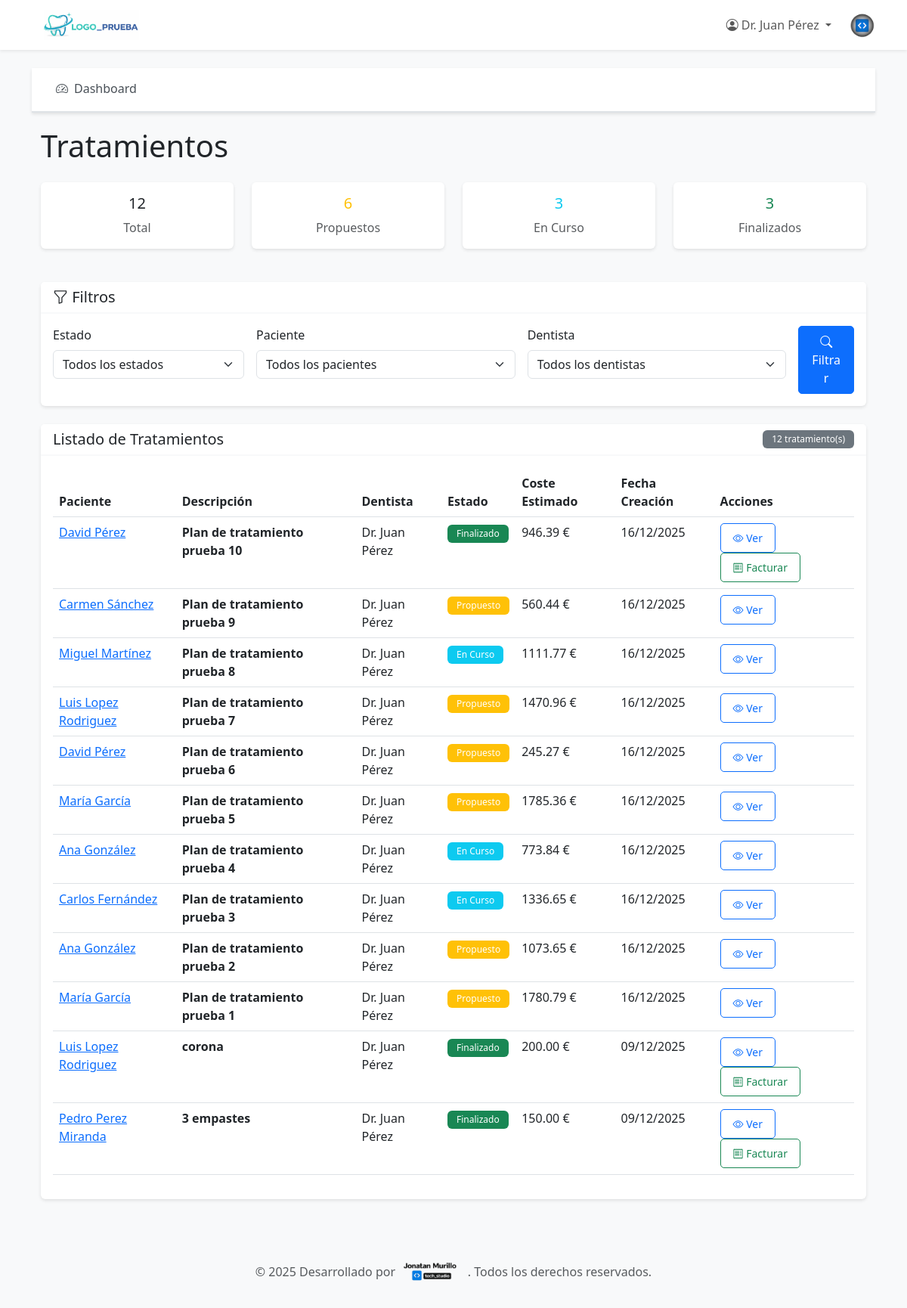
Page /panel/tratamientos (signed in) on the committed database.
### app/models.py (models this page shows, shortened)
class User(UserMixin, db.Model):
    __tablename__ = 'users'
    id = db.Column(db.Integer, primary_key=True)
    nombre = db.Column(db.String(100), nullable=False)
    email = db.Column(db.String(120), unique=True, nullable=False, index=True)
    password_hash = db.Column(db.String(255), nullable=False)
    rol = db.Column(db.String(50), nullable=False)  # admin, recepcionista, dentista, auxiliar, comercial
    activo = db.Column(db.Boolean, default=True, nullable=False)
    fecha_creacion = db.Column(db.DateTime, default=datetime.utcnow)
    appointments_as_dentist = db.relationship('Appointment', foreign_keys='Appointment.dentist_id', backref='dentist', lazy='dynamic')
    treatment_plans = db.relationship('TreatmentPlan', backref='dentist_user', lazy='dynamic')
    def is_admin(self):
        return self.rol == 'admin'
    def is_dentist(self):
        return self.rol == 'dentist'
    def is_recepcionista(self):
        return self.rol == 'recepcionista'

class TreatmentPlan(db.Model):
    __tablename__ = 'treatment_plans'
    id = db.Column(db.Integer, primary_key=True)
    patient_id = db.Column(db.Integer, db.ForeignKey('patients.id'), nullable=False, index=True)
    dentist_id = db.Column(db.Integer, db.ForeignKey('users.id'), nullable=False, index=True)
    fecha_creacion = db.Column(db.DateTime, default=datetime.utcnow, nullable=False)
    descripcion_general = db.Column(db.Text)
    estado = db.Column(db.String(50), default='propuesto', nullable=False)  # propuesto, en_curso, finalizado, cancelado
    coste_estimado = db.Column(db.Numeric(10, 2), default=0)
    treatment_items = db.relationship('TreatmentItem', backref='treatment_plan', lazy='dynamic', cascade='all, delete-orphan')

class Patient(db.Model):
    __tablename__ = 'patients'
    id = db.Column(db.Integer, primary_key=True)
    nombre = db.Column(db.String(100), nullable=False)
    apellidos = db.Column(db.String(100), nullable=False)
    email = db.Column(db.String(120), unique=True, nullable=False, index=True)
    telefono = db.Column(db.String(20))
    fecha_nacimiento = db.Column(db.Date)
    direccion = db.Column(db.Text)
    dni = db.Column(db.String(20), unique=True, index=True)
    fecha_alta = db.Column(db.DateTime, default=datetime.utcnow, nullable=False)
    notas_generales = db.Column(db.Text)
    password_hash = db.Column(db.String(255))  # Para login de pacientes
    activo = db.Column(db.Boolean, default=True, nullable=False)
    appointments = db.relationship('Appointment', backref='patient', lazy='dynamic', cascade='all, delete-orphan')
    clinical_records = db.relationship('ClinicalRecord', backref='patient', lazy='dynamic', cascade='all, delete-orphan')
    odontograms = db.relationship('Odontogram', backref='patient', lazy='dynamic', cascade='all, delete-orphan')
    treatment_plans = db.relationship('TreatmentPlan', backref='patient', lazy='dynamic', cascade='all, delete-orphan')
    invoices = db.relationship('Invoice', backref='patient', lazy='dynamic', cascade='all, delete-orphan')
    notifications = db.relationship('Notification', backref='patient', lazy='dynamic', cascade='all, delete-orphan')
    def nombre_completo(self):
        return f"{self.nombre} {self.apellidos}"

### app/routes_panel.py (the view)
@bp.route('/tratamientos', methods=['GET'])
@login_required
@role_required('admin', 'recepcionista', 'dentista')
def treatments_list():
    estado = request.args.get('estado', '')
    patient_id = request.args.get('patient_id', type=int)
    dentist_id = request.args.get('dentist_id', type=int)
    query = TreatmentPlan.query
    if current_user.is_dentist():
        query = query.filter_by(dentist_id=current_user.id)
    if estado:
        query = query.filter_by(estado=estado)
    if patient_id:
        query = query.filter_by(patient_id=patient_id)
    if dentist_id:
        query = query.filter_by(dentist_id=dentist_id)
    tratamientos = query.order_by(TreatmentPlan.fecha_creacion.desc()).all()
    pacientes = Patient.query.filter_by(activo=True).order_by(Patient.apellidos).all()
    dentistas = User.query.filter_by(rol='dentista', activo=True).all()
    stats = {
        'total': TreatmentPlan.query.count() if not current_user.is_dentist() else TreatmentPlan.query.filter_by(dentist_id=current_user.id).count(),
        'propuestos': TreatmentPlan.query.filter_by(estado='propuesto').count() if not current_user.is_dentist() else TreatmentPlan.query.filter_by(estado='propuesto', dentist_id=current_user.id).count(),
        'en_curso': TreatmentPlan.query.filter_by(estado='en_curso').count() if not current_user.is_dentist() else TreatmentPlan.query.filter_by(estado='en_curso', dentist_id=current_user.id).count(),
        'finalizados': TreatmentPlan.query.filter_by(estado='finalizado').count() if not current_user.is_dentist() else TreatmentPlan.query.filter_by(estado='finalizado', dentist_id=current_user.id).count(),
    }
    return render_template('panel/tratamientos/all.html',
                         tratamientos=tratamientos,
                         pacientes=pacientes,
                         dentistas=dentistas,
                         estado=estado,
                         patient_id=patient_id,
                         dentist_id=dentist_id,
                         stats=stats)

### app/models.py (called while the page is built)
    @classmethod
    def get_settings(cls):
        settings = cls.query.first()
        if not settings:
            settings = cls(nombre_clinica='Clínica Dental')
            db.session.add(settings)
            db.session.commit()
        return settings

### app/routes_auth.py (called while the page is built)
def role_required(*roles):
    def decorator(f):
        @wraps(f)
        @login_required
        def decorated_function(*args, **kwargs):
            if current_user.rol not in roles:
                flash('No tienes permisos para acceder a esta página.', 'error')
                return redirect(url_for('panel.dashboard'))
            return f(*args, **kwargs)
        return decorated_function
    return decorator

### templates/panel/tratamientos/all.html (shortened to what this page needs)
{% extends "panel/base.html" %}
{% block panel_content %}
<h1 class="mb-4">Tratamientos</h1>
<div class="row mb-4">
    <div class="col-md-3">
        <div class="card text-center">
            <div class="card-body">
                <h5 class="card-title">{{ stats.total }}</h5>
                <p class="card-text text-muted mb-0">Total</p>
            </div>
        </div>
    </div>
    <div class="col-md-3">
        <div class="card text-center border-warning">
            <div class="card-body">
                <h5 class="card-title text-warning">{{ stats.propuestos }}</h5>
                <p class="card-text text-muted mb-0">Propuestos</p>
            </div>
        </div>
    </div>
    <div class="col-md-3">
        <div class="card text-center border-info">
            <div class="card-body">
                <h5 class="card-title text-info">{{ stats.en_curso }}</h5>
                <p class="card-text text-muted mb-0">En Curso</p>
            </div>
        </div>
    </div>
    <div class="col-md-3">
        <div class="card text-center border-success">
            <div class="card-body">
                <h5 class="card-title text-success">{{ stats.finalizados }}</h5>
                <p class="card-text text-muted mb-0">Finalizados</p>
            </div>
        </div>
    </div>
</div>
<div class="card mb-4">
    <div class="card-header">
        <h5 class="mb-0"><i class="bi bi-funnel"></i> Filtros</h5>
    </div>
    <div class="card-body">
        <form method="GET" action="{{ url_for('panel.treatments_list') }}" class="row g-3">
            <div class="col-md-3">
                <label for="estado" class="form-label">Estado</label>
                <select class="form-select" id="estado" name="estado">
                    <option value="">Todos los estados</option>
                </select>
            </div>
            <div class="col-md-4">
                <label for="patient_id" class="form-label">Paciente</label>
                <select class="form-select" id="patient_id" name="patient_id">
                    <option value="">Todos los pacientes</option>
                </select>
            </div>
            <div class="col-md-4">
                <label for="dentist_id" class="form-label">Dentista</label>
                <select class="form-select" id="dentist_id" name="dentist_id">
                    <option value="">Todos los dentistas</option>
                </select>
            </div>
            <div class="col-md-1 d-flex align-items-end">
                <button type="submit" class="btn btn-primary w-100">
                    <i class="bi bi-search"></i> Filtrar
                </button>
            </div>
        </form>
    </div>
</div>
<div class="card">
    <div class="card-header d-flex justify-content-between align-items-center">
        <h5 class="mb-0">Listado de Tratamientos</h5>
        <span class="badge bg-secondary">{{ tratamientos|length }} tratamiento(s)</span>
    </div>
    <div class="card-body">
        {% if tratamientos %}
        <div class="table-responsive">
            <table class="table table-hover">
                <thead>
                    <tr>
                        <th>Paciente</th>
                        <th>Descripción</th>
                        <th>Dentista</th>
                        <th>Estado</th>
                        <th>Coste Estimado</th>
                        <th>Fecha Creación</th>
                        <th>Acciones</th>
                    </tr>
                </thead>
                <tbody>
                    {% for tratamiento in tratamientos %}
                    <tr>
                        <td>
                            <a href="{{ url_for('panel.paciente_detail', patient_id=tratamiento.patient_id) }}">
                                {{ tratamiento.patient.nombre_completo() }}
                            </a>
                        </td>
                        <td>
                            <strong>{{ tratamiento.descripcion_general[:50] }}{% if tratamiento.descripcion_general|length > 50 %}...{% endif %}</strong>
                        </td>
                        <td>{{ tratamiento.dentist_user.nombre }}</td>
                        <td>
                            <span class="badge bg-{% if tratamiento.estado == 'finalizado' %}success{% elif tratamiento.estado == 'en_curso' %}info{% elif tratamiento.estado == 'propuesto' %}warning{% else %}secondary{% endif %}">
                                {{ tratamiento.estado|replace('_', ' ')|title }}
                            </span>
                        </td>
                        <td>{{ "%.2f"|format(tratamiento.coste_estimado) }} €</td>
                        <td>{{ tratamiento.fecha_creacion.strftime('%d/%m/%Y') }}</td>
                        <td>
                            <a href="{{ url_for('panel.treatment_plan_detail', plan_id=tratamiento.id) }}" class="btn btn-sm btn-outline-primary">
                                <i class="bi bi-eye"></i> Ver
                            </a>
                            {% if tratamiento.estado == 'finalizado' %}
                            <a href="{{ url_for('panel.treatment_invoice', plan_id=tratamiento.id) }}" class="btn btn-sm btn-outline-success">
                                <i class="bi bi-receipt"></i> Facturar
                            </a>
                            {% endif %}
                        </td>
                    </tr>
                    {% endfor %}
                </tbody>
            </table>
        </div>
        {% else %}
        <div class="alert alert-info">
            <i class="bi bi-info-circle"></i> No se encontraron tratamientos con los filtros seleccionados.
        </div>
        {% endif %}
    </div>
</div>
{% endblock %}

### templates/base.html (shortened to what this page needs)
<!DOCTYPE html>
<html lang="es">
<head>
    <link href="https://cdn.jsdelivr.net/npm/bootstrap@5.3.0/dist/css/bootstrap.min.css" rel="stylesheet">
    <link rel="stylesheet" href="https://cdn.jsdelivr.net/npm/bootstrap-icons@1.11.0/font/bootstrap-icons.css">
    <link rel="stylesheet" href="{{ url_for('static', filename='css/style.css') }}">
</head>
<body>
    <nav class="navbar navbar-expand-lg navbar-light bg-white shadow-sm">
        <div class="container">
            <a class="navbar-brand d-flex align-items-center" href="{{ url_for('public.index') }}">
                <img src="{{ url_for('static', filename='logo.png') }}" alt="Clínica Dental" height="40" class="me-2">
            </a>
            <div class="collapse navbar-collapse" id="navbarNav">
                <ul class="navbar-nav ms-auto align-items-center">
                    {% if current_user.is_authenticated %}
                        {% if current_user.__class__.__name__ == 'User' %}
                            <li class="nav-item dropdown">
                                <a class="nav-link dropdown-toggle" href="#" id="navbarDropdown" role="button" data-bs-toggle="dropdown">
                                    <i class="bi bi-person-circle"></i> {{ current_user.nombre }}
                                </a>
                            </li>
                            <li class="nav-item d-flex align-items-center ms-3">
                                <img src="{{ url_for('static', filename='logo_jm.png') }}"
                                     alt="JM"
                                     height="35"
                                     class="logo-ayuda"
                                     style="cursor: pointer;"
                                     data-bs-target="#modalAyuda"
                                     title="¿Necesitas ayuda?"
                                     onclick="var modal = new bootstrap.Modal(document.getElementById('modalAyuda')); modal.show();">
                            </li>
                        {% endif %}
                    {% endif %}
                </ul>
            </div>
        </div>
    </nav>
    <main class="{% block main_class %}container my-4{% endblock %}">
        {% block content %}{% endblock %}
    </main>
    <footer class="bg-light mt-5 py-4">
        <div class="container text-center">
            <p class="mb-0 text-muted d-flex align-items-center justify-content-center gap-2 flex-wrap">
                &copy; 2025 Desarrollado por
                <img src="{{ url_for('static', filename='logo_pie.png') }}" alt="Desarrollado por" height="40" class="align-middle" style="margin-top: 8px;">
                . Todos los derechos reservados.
            </p>
        </div>
    </footer>
</body>
</html>

### static/css/style.css (style rules this page uses)
:root { --primary-color: #0d6efd; --secondary-color: #6c757d; --success-color: #198754; --danger-color: #dc3545; --warning-color: #ffc107; --light-bg: #f8f9fa; }
body { font-family: 'Segoe UI', Tahoma, Geneva, Verdana, sans-serif; background-color: var(--light-bg); }
.navbar-brand { font-weight: bold; font-size: 1.5rem; }
.card { border: none; box-shadow: 0 2px 4px rgba(0,0,0,0.1); margin-bottom: 20px; }
.card-header { background-color: #fff; border-bottom: 2px solid var(--light-bg); font-weight: 600; }
.btn { border-radius: 5px; padding: 8px 16px; }
.btn-primary { background-color: var(--primary-color); border-color: var(--primary-color); }
.table { background-color: #fff; }
.table thead { background-color: var(--light-bg); }
.badge { padding: 6px 12px; font-weight: 500; }
footer { margin-top: auto; }

### rows in the picture
User: nombre "Dr. Juan Pérez"
TreatmentPlan: patient.nombre_completo "David Pérez", descripcion_general "Plan de tratamiento prueba 10", dentist_user.nombre "Dr. Juan Pérez", estado "Finalizado", coste_estimado "946.39", fecha_creacion "16/12/2025"
TreatmentPlan: patient.nombre_completo "Carmen Sánchez", descripcion_general "Plan de tratamiento prueba 9", dentist_user.nombre "Dr. Juan Pérez", estado "Propuesto", coste_estimado "560.44", fecha_creacion "16/12/2025"
TreatmentPlan: patient.nombre_completo "Miguel Martínez", descripcion_general "Plan de tratamiento prueba 8", dentist_user.nombre "Dr. Juan Pérez", estado "En Curso", coste_estimado "1111.77", fecha_creacion "16/12/2025"
TreatmentPlan: patient.nombre_completo "Luis Lopez Rodriguez", descripcion_general "Plan de tratamiento prueba 7", dentist_user.nombre "Dr. Juan Pérez", estado "Propuesto", coste_estimado "1470.96", fecha_creacion "16/12/2025"
TreatmentPlan: patient.nombre_completo "David Pérez", descripcion_general "Plan de tratamiento prueba 6", dentist_user.nombre "Dr. Juan Pérez", estado "Propuesto", coste_estimado "245.27", fecha_creacion "16/12/2025"
TreatmentPlan: patient.nombre_completo "María García", descripcion_general "Plan de tratamiento prueba 5", dentist_user.nombre "Dr. Juan Pérez", estado "Propuesto", coste_estimado "1785.36", fecha_creacion "16/12/2025"
TreatmentPlan: patient.nombre_completo "Ana González", descripcion_general "Plan de tratamiento prueba 4", dentist_user.nombre "Dr. Juan Pérez", estado "En Curso", coste_estimado "773.84", fecha_creacion "16/12/2025"
TreatmentPlan: patient.nombre_completo "Carlos Fernández", descripcion_general "Plan de tratamiento prueba 3", dentist_user.nombre "Dr. Juan Pérez", estado "En Curso", coste_estimado "1336.65", fecha_creacion "16/12/2025"
TreatmentPlan: patient.nombre_completo "Ana González", descripcion_general "Plan de tratamiento prueba 2", dentist_user.nombre "Dr. Juan Pérez", estado "Propuesto", coste_estimado "1073.65", fecha_creacion "16/12/2025"
TreatmentPlan: patient.nombre_completo "María García", descripcion_general "Plan de tratamiento prueba 1", dentist_user.nombre "Dr. Juan Pérez", estado "Propuesto", coste_estimado "1780.79", fecha_creacion "16/12/2025"
TreatmentPlan: patient.nombre_completo "Luis Lopez Rodriguez", descripcion_general "corona", dentist_user.nombre "Dr. Juan Pérez", estado "Finalizado", coste_estimado "200.00", fecha_creacion "09/12/2025"
TreatmentPlan: patient.nombre_completo "Pedro Perez Miranda", descripcion_general "3 empastes", dentist_user.nombre "Dr. Juan Pérez", estado "Finalizado", coste_estimado "150.00", fecha_creacion "09/12/2025"

### other values in the picture
{{ stats.total }} "12"
{{ stats.propuestos }} "6"
{{ stats.en_curso }} "3"
{{ stats.finalizados }} "3"
{{ tratamientos|length }} "12"
